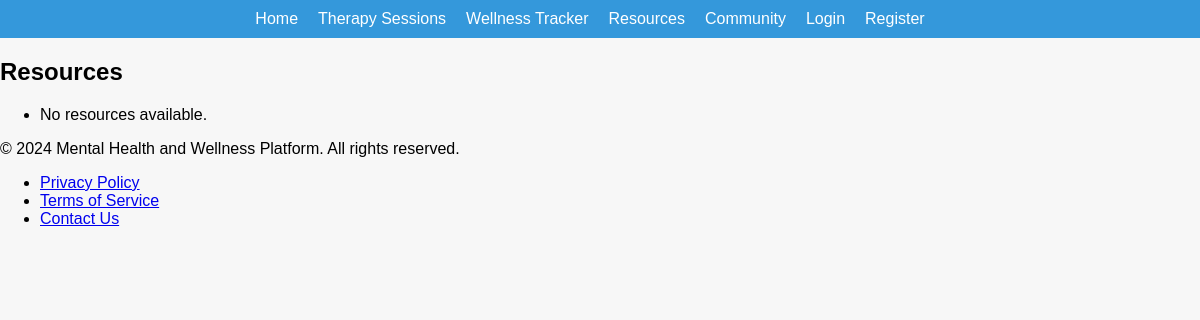
The app's page /resources/, older data.
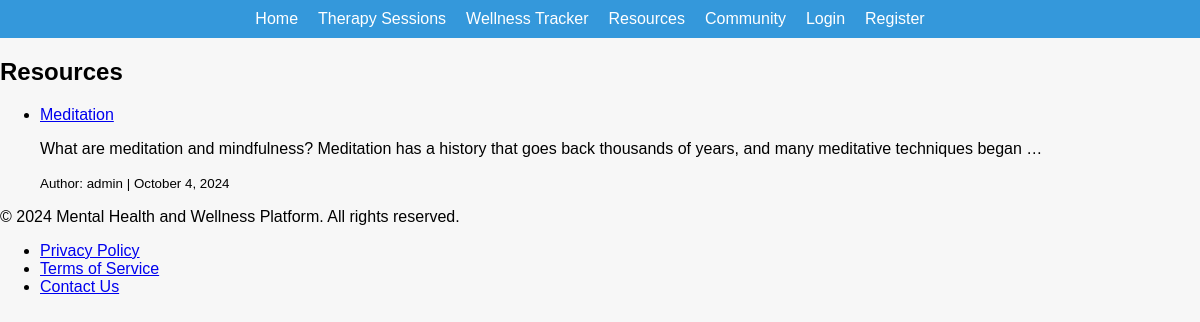
The same page, newer data.
### resources/models.py (models this page shows, shortened)
class Resource(models.Model):
    title = models.CharField(max_length=200)
    content = models.TextField()
    created_at = models.DateTimeField(auto_now_add=True)
    updated_at = models.DateTimeField(auto_now=True)
    author = models.ForeignKey(settings.AUTH_USER_MODEL, on_delete=models.CASCADE)
    resource_type = models.CharField(max_length=20, choices=[('blog', 'Blog'), ('video', 'Video')])
    url = models.URLField(blank=True, null=True)  # For video resources or external links

### accounts/models.py (models this page shows, shortened)
class UserProfile(AbstractUser):
    ROLES = (
        ('client', 'Client'),
        ('therapist', 'Therapist'),
    )
    role = models.CharField(max_length=10, choices=ROLES)
    bio = models.TextField(blank=True, null=True)
    client_photo = models.ImageField(upload_to='client_photos', blank=True, null=True)
    therapist_photo = models.ImageField(upload_to='therapist_photos', blank=True, null=True)
    class Meta:
        verbose_name = 'User Profile'
        verbose_name_plural = 'User Profiles'

### resources/views.py (the view)
# urls.py: path('', views.resource_list, name='resource_list'),
def resource_list(request):
    resources = Resource.objects.all().order_by('-created_at')
    return render(request, 'resources/resource_list.html', {'resources': resources})

### resources/templates/resources/resource_list.html
{% extends 'base.html' %}
{% block content %}
  <h2>Resources</h2>
  <ul>
    {% for resource in resources %}
      <li>
        <a href="{% url 'resource_detail' resource.id %}">{{ resource.title }}</a>
        <p>{{ resource.content|truncatewords:20 }}</p>
        <p><small>Author: {{ resource.author.username }} | {{ resource.created_at|date:"F j, Y" }}</small></p>
      </li>
    {% empty %}
      <li>No resources available.</li>
    {% endfor %}
  </ul>
{% endblock %}

### templates/base.html (shortened to what this page needs)
{% load static %}
<!DOCTYPE html>
<html lang="en">
<head>
    <link rel="stylesheet" href="{% static 'css/chat.css' %}">
    <link rel="stylesheet" href="{% static 'css/style.css' %}">
</head>
<body>
    {% include 'navbar.html' %}
    <div class="main-content">
        {% block content %}{% endblock %}
    </div>
    <footer>
        <div class="footer-content">
            <p>&copy; 2024 Mental Health and Wellness Platform. All rights reserved.</p>
            <ul>
                <li><a href="#">Privacy Policy</a></li>
                <li><a href="#">Terms of Service</a></li>
                <li><a href="{%  url 'contact' %}">Contact Us</a></li>
            </ul>
        </div>
    </footer>
</body>
</html>

### templates/navbar.html (shortened to what this page needs)
<nav>
    <ul>
        <li><a href="{% url 'home' %}">Home</a></li>
        <li><a href="{% url 'session_list' %}">Therapy Sessions</a></li>
        <li><a href="{% url 'reflection_list' %}">Wellness Tracker</a></li>
        <li><a href="{% url 'resource_list' %}">Resources</a></li>
        <li><a href="{% url 'forum' %}">Community</a></li>
        {% if user.is_authenticated %}
        <li><a href="{% url 'profile' %}">Profile</a></li>
        <li><a href="{% url 'chat_room' room_name='general' %}">Chat</a></li>
        <li><a href="{% url 'logout' %}">Logout</a></li>
        {% else %}
        <li><a href="{% url 'login' %}">Login</a></li>
        <li><a href="{% url 'register' %}">Register</a></li>
        {% endif %}
    </ul>
</nav>

### static/css/chat.css (style rules this page uses)
body { font-family: Arial, sans-serif; margin: 20px; }

### static/css/style.css (style rules this page uses)
body { font-family: Arial, sans-serif; background-color: #f7f7f7; margin: 0; padding: 0; }

### templates/navbar.html (style rules this page uses)
nav { background-color: #3498db; padding: 10px; }
nav ul { list-style-type: none; margin: 0; padding: 0; display: flex; justify-content: center; }
nav ul li { margin-right: 20px; }
nav ul li a { color: white; text-decoration: none; font-size: 16px; }

Row changes from the older to the newer data that the page shows:
added Resource: title "Meditation", content "What are meditation and mindfulness? Meditation has a history that goes back thousands of years, and many meditative techniques began …", author.username "admin", created_at "October 4, 2024"
Text that changed along with them:
text no longer shown: "No resources available."
